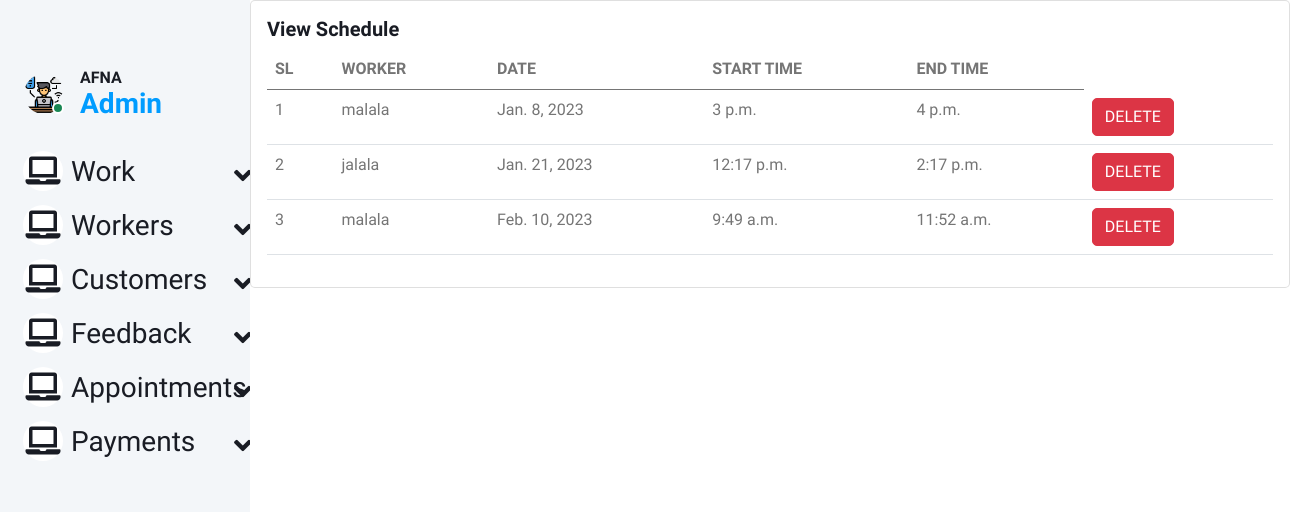
/view_schedule, run on an earlier commit of the app's database.
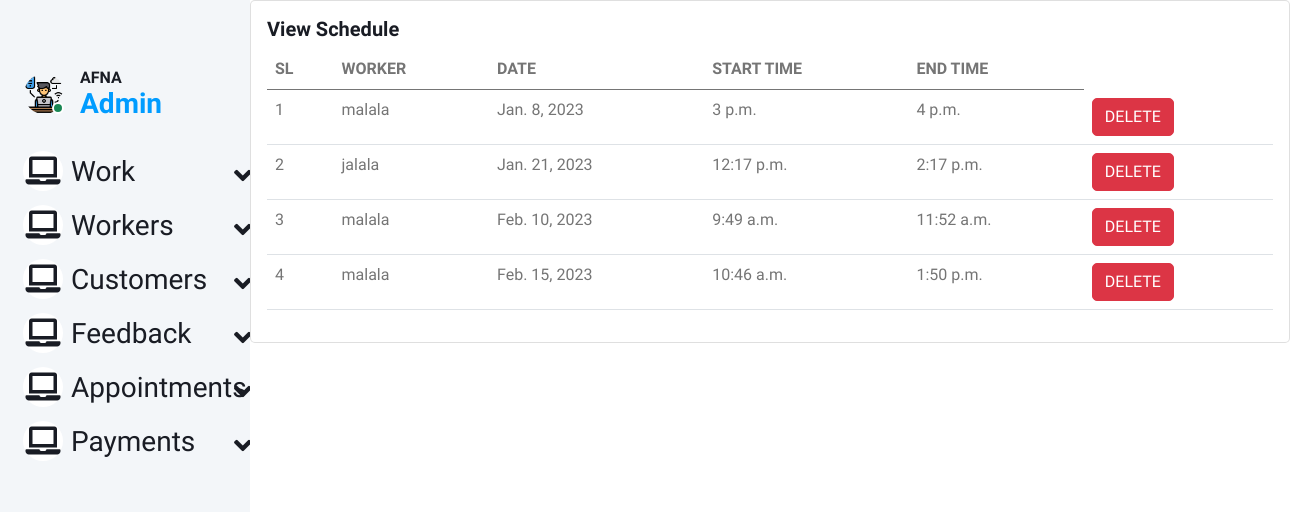
And on a later commit of the database.
### online_home_service_app/models.py (models this page shows)
class Schedule(models.Model):
    worker = models.ForeignKey(Register1, on_delete=models.CASCADE)
    date = models.DateField()
    start_time = models.TimeField()
    end_time = models.TimeField()

class Register1(models.Model):
    user = models.ForeignKey(Login,on_delete=models.CASCADE)
    name = models.CharField(max_length=100)
    profile_pic = models.FileField(upload_to='profilepic/')
    address = models.CharField(max_length=100)
    mobile = models.CharField(max_length=10)
    email = models.EmailField()
    work_type = models.ForeignKey(work,on_delete=models.CASCADE)
    def __str__(self):
        return self.name

### online_home_service_app/views.py (the view)
# urls.py: path("view_schedule",views.view_schedule,name="view_schedule"),
def view_schedule(request):
    n = Schedule.objects.all()
    return render(request, "admin/view_schedule.html",{"view_schedule":n})

### templates/admin/view_schedule.html (shortened to what this page needs)
{% extends "admin/admin base.html" %}
{% block content %}
<div class="card" style="width: 65rem;">
  <div class="card-body">
    <h5 class="card-title">View Schedule</h5>
<table class="table">
  <thead>
    <tr>
      <th scope="col">SL</th>
      <th scope="col">WORKER</th>
      <th scope="col">DATE</th>
      <th scope="col">START TIME</th>
      <th scope="col">END TIME</th>
    </tr>
  </thead>
  <tbody>
      {% for n in view_schedule %}
    <tr>
      <td>{{forloop.counter}}</td>
      <td>{{n.worker}}</td>
      <td>{{n.date}}</td>
      <td>{{n.start_time}}</td>
      <td>{{n.end_time}}</td>
      <td><a href="{% url 'delete_schedule' n.id %}" class="btn btn-danger">DELETE</a> </td>
    {% empty %}
    </tr>
      <tr>
        <td colspan="7"><h3>No Results Found</h3></td>
      </tr>
{% endfor %}
  </tbody>
  </table>
{% endblock %}

What changed in the data, as far as the page shows it:
added Schedule: worker "malala", date "Feb. 15, 2023", start_time "10:46 a.m.", end_time "1:50 p.m."
